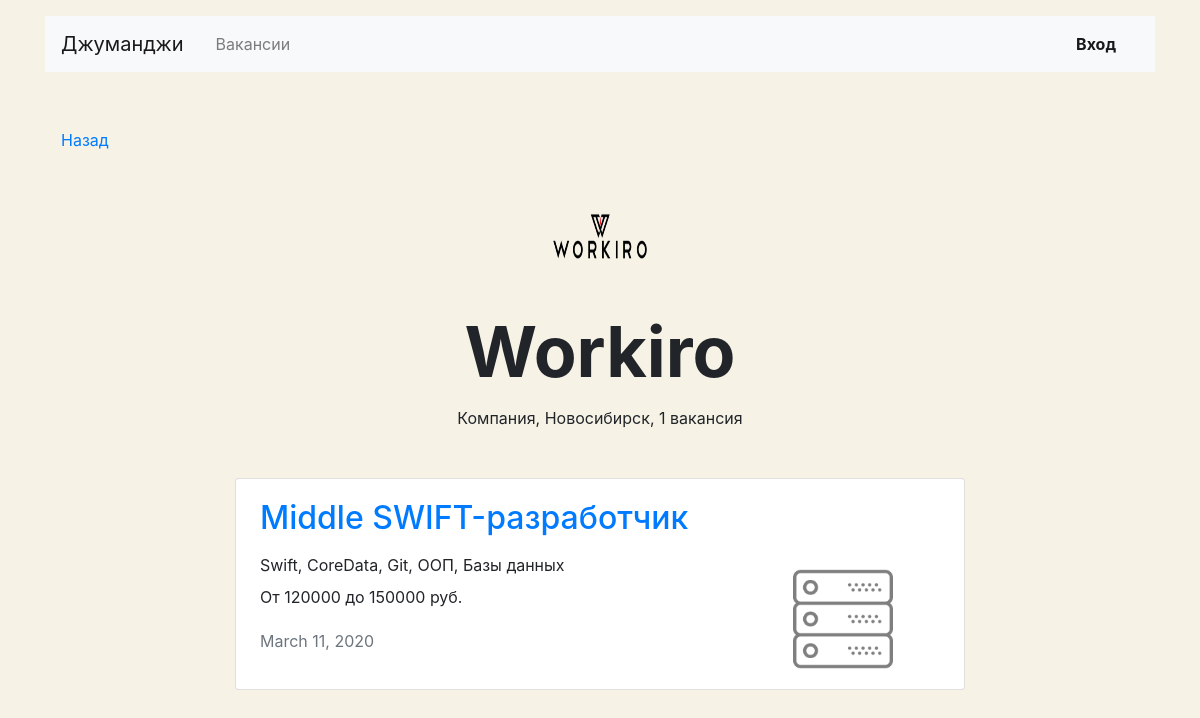
/companies/1/, run on the app's committed database.
### vacancies/models.py (models this page shows, shortened)
class Company(models.Model):
    name = models.CharField(max_length=150)
    location = models.CharField(max_length=150)
    logo = models.ImageField(upload_to=MEDIA_COMPANY_IMAGE_DIR)
    description = models.TextField(max_length=255)
    employee_count = models.IntegerField()
    owner = models.OneToOneField(
        User,
        related_name='companies',
        on_delete=models.CASCADE,
    )

class Vacancy(models.Model):
    title = models.CharField(max_length=150)
    specialty = models.ForeignKey(
        Specialty,
        related_name="vacancies",
        on_delete=models.CASCADE,
    )
    company = models.ForeignKey(
        Company,
        related_name="vacancies",
        on_delete=models.CASCADE,
    )
    skills = models.CharField(max_length=150)
    description = models.CharField(max_length=1500)
    salary_min = models.IntegerField()
    salary_max = models.IntegerField()
    published_at = models.DateField(auto_now_add=True)

class Specialty(models.Model):
    code = models.CharField(max_length=50)
    title = models.CharField(max_length=150)
    picture = models.ImageField(upload_to=MEDIA_SPECIALITY_IMAGE_DIR)

### vacancies/views/main.py (the view)
# urls.py: path('companies/<int:company_id>/', main.CompanyView.as_view(), name='company'),
class CompanyView(View):
    def get(self, request, company_id):
        company = get_object_or_404(Company, pk=company_id)
        vacancies = Vacancy.objects.filter(company=company.id).select_related('specialty')
        context = {
            'company': company,
            'vacancies': vacancies,
        }
        return render(request, 'vacancies/company.html', context=context)

### vacancies/templatetags/ru_declination.py (called while the page is built)
@register.filter()
def ru_declination(number: Union[int, str], arg: str = 'день, дня, дней'):
    nominative_singular, genitive_singular, genitive_plural = arg.split(',')
    number = abs(int(number))
    if 10 <= number % 100 <= 20:
        return f'{number} {genitive_plural}'
    if number % 10 == 1:
        return f'{number} {nominative_singular}'
    if 2 <= number % 10 <= 4:
        return f'{number} {genitive_singular}'
    else:
        return f'{number} {genitive_plural}'

### vacancies/templates/vacancies/company.html
{% extends "vacancies/base.html" %}
{% block content %}
{% load ru_declination %}
  <main class="container mt-3">
    <div class="navbar mt-5">
      <p><a href="{{ request.META.HTTP_REFERER }}">Назад</a></p>
    </div>
    <section>
      <div class="text-center">
        <img src="/media/{{ company.logo }}/" width="130" height="130" alt="">
      </div>
      <h1 class="h1 text-center mx-auto mt-0 pt-1" style="font-size: 70px;"><strong>{{ company.name|capfirst }}</strong></h1>
      <p class="text-center pt-1">Компания, {{ company.location }},
        {{ vacancies.count|ru_declination:"вакансия, вакансии, вакансий" }}</p>
      <div class="row mt-5">
        <div class="col-12 col-lg-8 offset-lg-2 m-auto">{% for vacancy in vacancies %}
          <div class="card mb-4">
            <div class="card-body px-4">
              <div class="row">
                <div class="col-12 col-md-8 col-lg-9">
                  <a href="{% url 'vacancy' vacancy.id %}"><h2 class="h2 pb-2">{{ vacancy.title }}</h2></a>
                  <p class="mb-2">{{ vacancy.skills }}</p>
                  <p>От {{ vacancy.salary_min }} до {{ vacancy.salary_max }} руб.</p>
                  <p class="text-muted pt-1">{{ vacancy.published_at }}</p>
                </div>
                <div class="col-12 col-md-4 col-lg-3 d-flex align-items-end">
                  <img src="/media/{{ vacancy.specialty.picture }}/" width="100" height="100" alt="">
                </div>
              </div>
            </div>
          </div>{% endfor %}
        </div>
      </div>
    </section>
  </main>{% endblock %}

### vacancies/templates/vacancies/base.html (style rules this page uses)
body { background-color: #F6F2E6; }

### data on the page
Company: logo (picture), name "Workiro", location "Новосибирск"
Vacancy: title "Middle SWIFT-разработчик", skills "Swift, CoreData, Git, ООП, Базы данных", salary_min "120000", salary_max "150000", published_at "March 11, 2020", specialty.picture (picture)

### other printed values
{{ vacancies.count|ru_declination:"вакансия, вакансии, вакансий" }} "1 вакансия"
